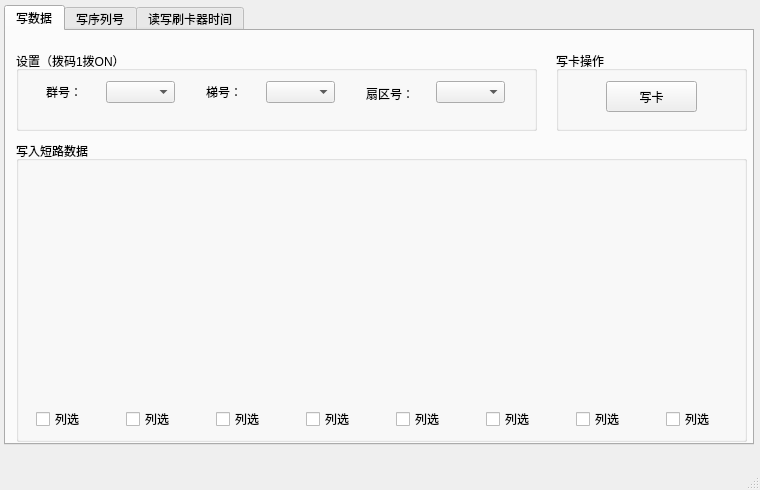
<?xml version="1.0" encoding="UTF-8"?>
<ui version="4.0">
 <class>Management</class>
 <widget class="QMainWindow" name="Management">
  <property name="geometry">
   <rect>
    <x>0</x>
    <y>0</y>
    <width>760</width>
    <height>490</height>
   </rect>
  </property>
  <property name="windowTitle">
   <string>management</string>
  </property>
  <widget class="QWidget" name="centralwidget">
   <widget class="QTabWidget" name="tabWidget_ManagementCard">
    <property name="geometry">
     <rect>
      <x>4</x>
      <y>5</y>
      <width>750</width>
      <height>440</height>
     </rect>
    </property>
    <property name="currentIndex">
     <number>0</number>
    </property>
    <widget class="QWidget" name="tab">
     <attribute name="title">
      <string>写数据</string>
     </attribute>
     <widget class="QGroupBox" name="groupBox_SetPara">
      <property name="geometry">
       <rect>
        <x>10</x>
        <y>20</y>
        <width>521</width>
        <height>80</height>
       </rect>
      </property>
      <property name="title">
       <string>设置（拨码1拨ON）</string>
      </property>
      <widget class="QComboBox" name="comboBox_SetSec">
       <property name="geometry">
        <rect>
         <x>420</x>
         <y>30</y>
         <width>69</width>
         <height>22</height>
        </rect>
       </property>
      </widget>
      <widget class="QLabel" name="label_3">
       <property name="geometry">
        <rect>
         <x>350</x>
         <y>35</y>
         <width>71</width>
         <height>16</height>
        </rect>
       </property>
       <property name="text">
        <string>扇区号：</string>
       </property>
      </widget>
      <widget class="QComboBox" name="comboBox_SetGroup">
       <property name="geometry">
        <rect>
         <x>90</x>
         <y>30</y>
         <width>69</width>
         <height>22</height>
        </rect>
       </property>
      </widget>
      <widget class="QLabel" name="label">
       <property name="geometry">
        <rect>
         <x>30</x>
         <y>35</y>
         <width>54</width>
         <height>12</height>
        </rect>
       </property>
       <property name="text">
        <string>群号：</string>
       </property>
      </widget>
      <widget class="QLabel" name="label_2">
       <property name="geometry">
        <rect>
         <x>190</x>
         <y>35</y>
         <width>54</width>
         <height>12</height>
        </rect>
       </property>
       <property name="text">
        <string>梯号：</string>
       </property>
      </widget>
      <widget class="QComboBox" name="comboBox_SetElv">
       <property name="geometry">
        <rect>
         <x>250</x>
         <y>30</y>
         <width>69</width>
         <height>22</height>
        </rect>
       </property>
      </widget>
     </widget>
     <widget class="QGroupBox" name="groupBox">
      <property name="geometry">
       <rect>
        <x>10</x>
        <y>110</y>
        <width>731</width>
        <height>301</height>
       </rect>
      </property>
      <property name="title">
       <string>写入短路数据</string>
      </property>
      <widget class="QCheckBox" name="checkBox_65">
       <property name="geometry">
        <rect>
         <x>20</x>
         <y>270</y>
         <width>71</width>
         <height>16</height>
        </rect>
       </property>
       <property name="text">
        <string>列选</string>
       </property>
      </widget>
      <widget class="QCheckBox" name="checkBox_66">
       <property name="geometry">
        <rect>
         <x>110</x>
         <y>270</y>
         <width>71</width>
         <height>16</height>
        </rect>
       </property>
       <property name="text">
        <string>列选</string>
       </property>
      </widget>
      <widget class="QCheckBox" name="checkBox_67">
       <property name="geometry">
        <rect>
         <x>200</x>
         <y>270</y>
         <width>71</width>
         <height>16</height>
        </rect>
       </property>
       <property name="text">
        <string>列选</string>
       </property>
      </widget>
      <widget class="QCheckBox" name="checkBox_68">
       <property name="geometry">
        <rect>
         <x>290</x>
         <y>270</y>
         <width>71</width>
         <height>16</height>
        </rect>
       </property>
       <property name="text">
        <string>列选</string>
       </property>
      </widget>
      <widget class="QCheckBox" name="checkBox_69">
       <property name="geometry">
        <rect>
         <x>380</x>
         <y>270</y>
         <width>71</width>
         <height>16</height>
        </rect>
       </property>
       <property name="text">
        <string>列选</string>
       </property>
      </widget>
      <widget class="QCheckBox" name="checkBox_70">
       <property name="geometry">
        <rect>
         <x>470</x>
         <y>270</y>
         <width>71</width>
         <height>16</height>
        </rect>
       </property>
       <property name="text">
        <string>列选</string>
       </property>
      </widget>
      <widget class="QCheckBox" name="checkBox_71">
       <property name="geometry">
        <rect>
         <x>560</x>
         <y>270</y>
         <width>71</width>
         <height>16</height>
        </rect>
       </property>
       <property name="text">
        <string>列选</string>
       </property>
      </widget>
      <widget class="QCheckBox" name="checkBox_72">
       <property name="geometry">
        <rect>
         <x>650</x>
         <y>270</y>
         <width>71</width>
         <height>16</height>
        </rect>
       </property>
       <property name="text">
        <string>列选</string>
       </property>
      </widget>
     </widget>
     <widget class="QGroupBox" name="groupBox_2">
      <property name="geometry">
       <rect>
        <x>550</x>
        <y>20</y>
        <width>191</width>
        <height>80</height>
       </rect>
      </property>
      <property name="title">
       <string>写卡操作</string>
      </property>
      <widget class="QPushButton" name="pushButton">
       <property name="geometry">
        <rect>
         <x>50</x>
         <y>30</y>
         <width>91</width>
         <height>31</height>
        </rect>
       </property>
       <property name="text">
        <string>写卡</string>
       </property>
      </widget>
     </widget>
    </widget>
    <widget class="QWidget" name="tab_2">
     <attribute name="title">
      <string>写序列号</string>
     </attribute>
     <widget class="QGroupBox" name="groupBox_4">
      <property name="geometry">
       <rect>
        <x>10</x>
        <y>10</y>
        <width>721</width>
        <height>80</height>
       </rect>
      </property>
      <property name="title">
       <string/>
      </property>
      <widget class="QPushButton" name="pushButton_createSerialNum">
       <property name="geometry">
        <rect>
         <x>30</x>
         <y>30</y>
         <width>75</width>
         <height>23</height>
        </rect>
       </property>
       <property name="text">
        <string>新建序列号</string>
       </property>
      </widget>
      <widget class="QPushButton" name="pushButton_5">
       <property name="geometry">
        <rect>
         <x>250</x>
         <y>30</y>
         <width>75</width>
         <height>23</height>
        </rect>
       </property>
       <property name="text">
        <string>写入管理卡</string>
       </property>
      </widget>
      <widget class="QPushButton" name="pushButton_6">
       <property name="geometry">
        <rect>
         <x>140</x>
         <y>30</y>
         <width>75</width>
         <height>23</height>
        </rect>
       </property>
       <property name="text">
        <string>挂失序列号</string>
       </property>
      </widget>
      <widget class="QPushButton" name="pushButton_4">
       <property name="geometry">
        <rect>
         <x>360</x>
         <y>30</y>
         <width>111</width>
         <height>23</height>
        </rect>
       </property>
       <property name="text">
        <string>初始新序列用户卡</string>
       </property>
      </widget>
     </widget>
     <widget class="QTreeWidget" name="treeWidget">
      <property name="geometry">
       <rect>
        <x>10</x>
        <y>100</y>
        <width>721</width>
        <height>311</height>
       </rect>
      </property>
      <column>
       <property name="text">
        <string>序列号</string>
       </property>
      </column>
      <column>
       <property name="text">
        <string>姓名</string>
       </property>
      </column>
      <column>
       <property name="text">
        <string>公司</string>
       </property>
      </column>
      <column>
       <property name="text">
        <string>创建时间</string>
       </property>
      </column>
      <column>
       <property name="text">
        <string>发卡状态</string>
       </property>
      </column>
      <column>
       <property name="text">
        <string>卡片状态</string>
       </property>
      </column>
     </widget>
    </widget>
    <widget class="QWidget" name="tab_3">
     <attribute name="title">
      <string>读写刷卡器时间</string>
     </attribute>
     <widget class="QGroupBox" name="groupBox_3">
      <property name="geometry">
       <rect>
        <x>20</x>
        <y>20</y>
        <width>661</width>
        <height>91</height>
       </rect>
      </property>
      <property name="title">
       <string>时间</string>
      </property>
      <widget class="QLabel" name="label_4">
       <property name="geometry">
        <rect>
         <x>60</x>
         <y>40</y>
         <width>81</width>
         <height>16</height>
        </rect>
       </property>
       <property name="text">
        <string>刷卡器时间：</string>
       </property>
      </widget>
      <widget class="QDateTimeEdit" name="dateTimeEdit">
       <property name="geometry">
        <rect>
         <x>150</x>
         <y>37</y>
         <width>194</width>
         <height>22</height>
        </rect>
       </property>
      </widget>
      <widget class="QPushButton" name="pushButton_2">
       <property name="geometry">
        <rect>
         <x>410</x>
         <y>37</y>
         <width>75</width>
         <height>23</height>
        </rect>
       </property>
       <property name="text">
        <string>读时间</string>
       </property>
      </widget>
      <widget class="QPushButton" name="pushButton_3">
       <property name="geometry">
        <rect>
         <x>520</x>
         <y>37</y>
         <width>75</width>
         <height>23</height>
        </rect>
       </property>
       <property name="text">
        <string>写时间</string>
       </property>
      </widget>
     </widget>
    </widget>
   </widget>
  </widget>
  <widget class="QMenuBar" name="menubar">
   <property name="geometry">
    <rect>
     <x>0</x>
     <y>0</y>
     <width>760</width>
     <height>23</height>
    </rect>
   </property>
  </widget>
  <widget class="QStatusBar" name="statusbar"/>
 </widget>
 <resources/>
 <connections/>
</ui>
